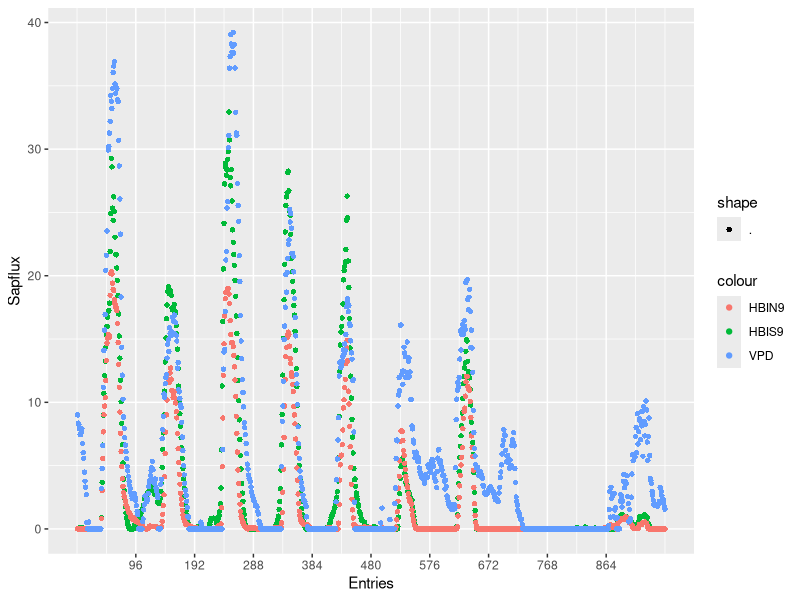
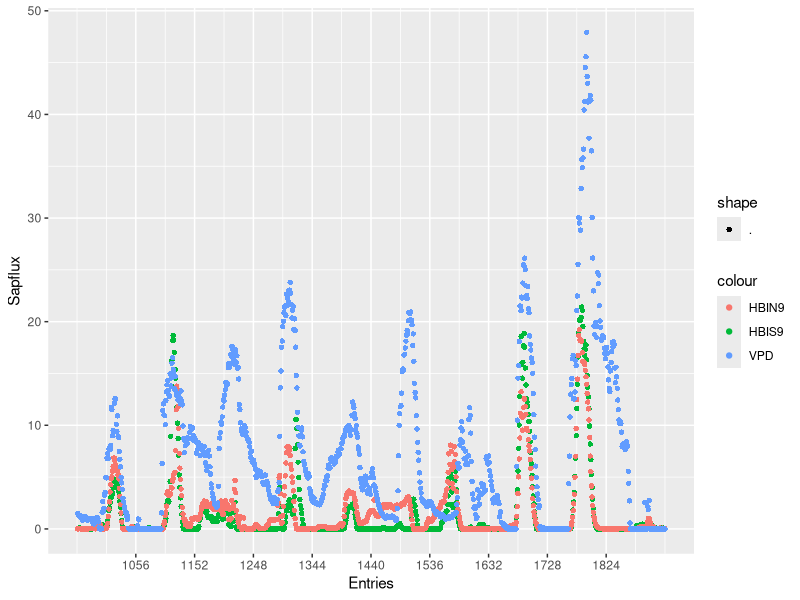
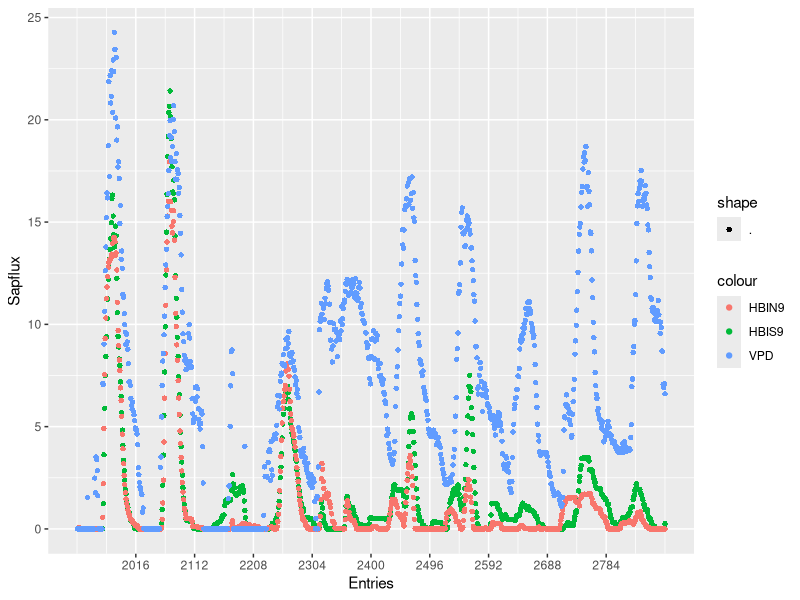
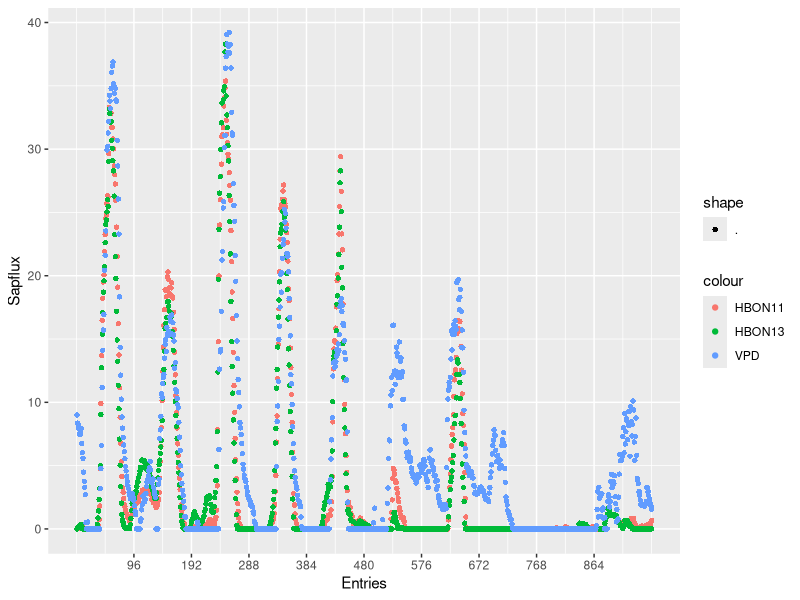
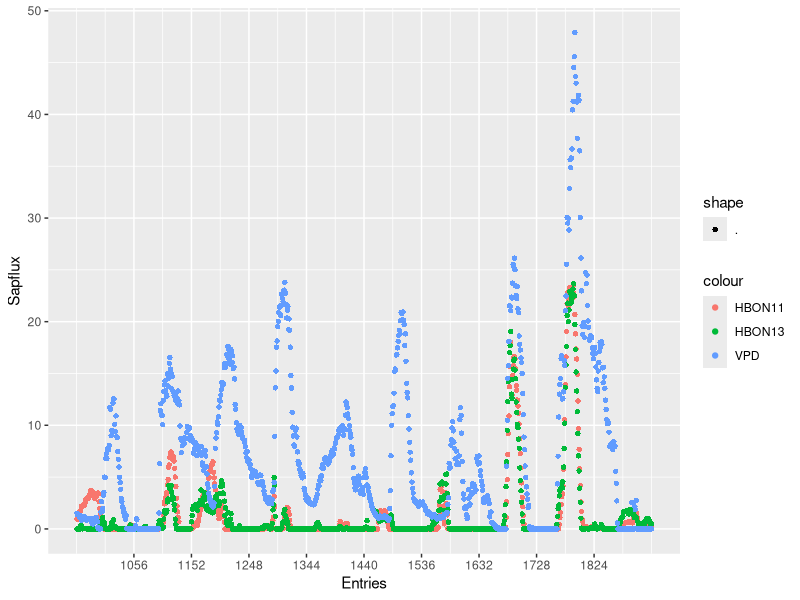
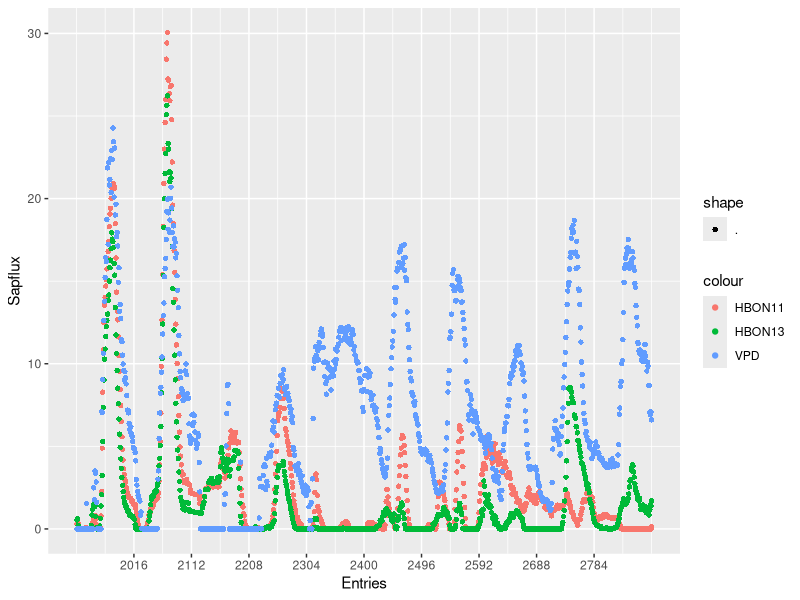
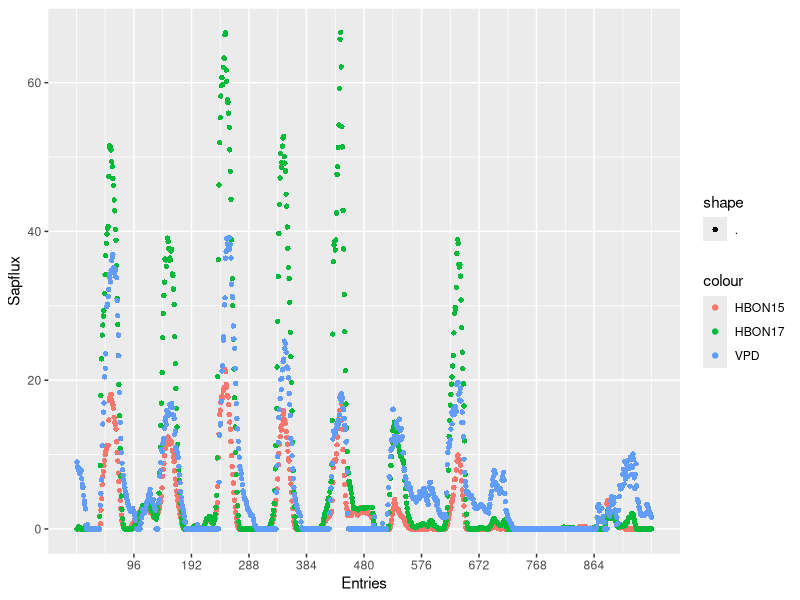
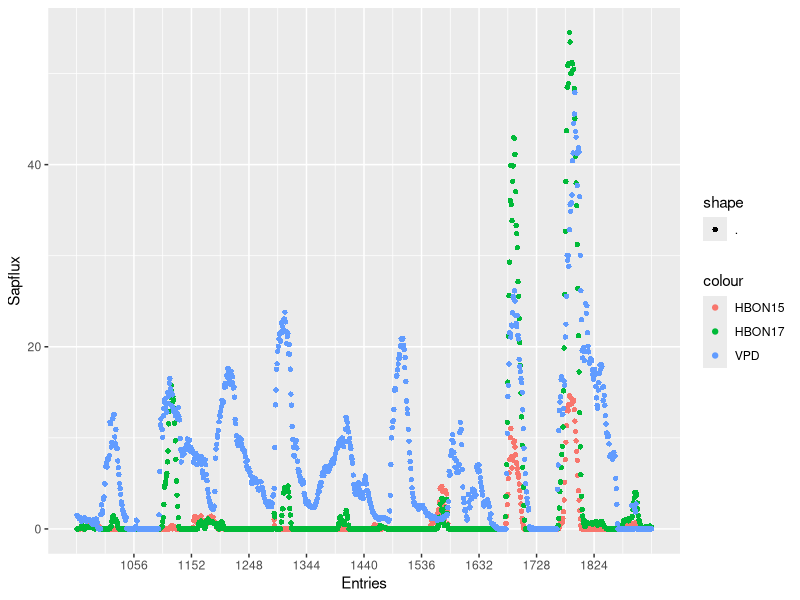

Here is the R script that generated these plots, in order: (Note: this script raises an error after producing the figures.)
## ---- chunk 1
knitr::opts_chunk$set(echo = TRUE)
library("dplyr")
library("tidyverse")
library("lubridate")

getwd()
raw1<-read.csv("../Data/Processed/KtoSap/Sap1.12.csv")
raw2<-read.csv("../Data/Processed/KtoSap/Sap2.12.csv")
raw3<-read.csv("../Data/Processed/KtoSap/Sap3.12.csv")
raw4<-read.csv("../Data/Processed/KtoSap/Sap4.12.csv")

## ---- chunk 2
raw4$Date<-as.Date(raw4$Date, format = "%m/%d/%Y")
raw4<-raw4%>%mutate_if(is.character, as.numeric)

S4.f10<-raw4[1:960,]
S4.s10<-raw4[961:1920,]
S4.t10<-raw4[1921:2880,]


HBI9.1<-ggplot(S4.f10, aes(Index))+
  scale_x_continuous(breaks = c(96,192,288,384,480,576,672,768,864))+
  geom_point(aes(y=HBIS9, color = "HBIS9",shape = "."))+
  geom_point(aes(y=HBIN9, color = "HBIN9",shape = "."))+
  geom_point(aes(y=VPD*30, color = "VPD", shape = "."))+
  xlab("Entries")+ylab("Sapflux")
HBI9.1
ggsave("../Data/Plots/Others/S4/12/HBI9.1.jpg", HBI9.1, height = 2, width = 45, units = "in", dpi = 500)

HBI9.2<-ggplot(S4.s10, aes(Index))+
  scale_x_continuous(breaks = c(1056,1152,1248,1344,1440,1536,1632,1728,1824))+
  geom_point(aes(y=HBIS9, color = "HBIS9",shape = "."))+
  geom_point(aes(y=HBIN9, color = "HBIN9",shape = "."))+
  geom_point(aes(y=VPD*30, color = "VPD", shape = "."))+
  xlab("Entries")+ylab("Sapflux")
HBI9.2
ggsave("../Data/Plots/Others/S4/12/HBI9.2.jpg", HBI9.2, height = 2, width = 45, units = "in", dpi = 500)

HBI9.3<-ggplot(S4.t10, aes(Index))+
  scale_x_continuous(breaks = c(2016,2112,2208,2304,2400,2496,2592,2688,2784))+
  geom_point(aes(y=HBIS9, color = "HBIS9",shape = "."))+
  geom_point(aes(y=HBIN9, color = "HBIN9",shape = "."))+
  geom_point(aes(y=VPD*30, color = "VPD", shape = "."))+
  xlab("Entries")+ylab("Sapflux")
HBI9.3
ggsave("../Data/Plots/Others/S4/12/HBI9.3.jpg", HBI9.3, height = 2, width = 45, units = "in", dpi = 500)


HBON1113.1<-ggplot(S4.f10, aes(Index))+
  scale_x_continuous(breaks = c(96,192,288,384,480,576,672,768,864))+
  geom_point(aes(y=HBON11, color = "HBON11",shape = "."))+
  geom_point(aes(y=HBON13, color = "HBON13",shape = "."))+
  geom_point(aes(y=VPD*30, color = "VPD", shape = "."))+
  xlab("Entries")+ylab("Sapflux")
HBON1113.1
ggsave("../Data/Plots/Others/S4/12/HBON1113.1.jpg", HBON1113.1, height = 2, width = 45, units = "in", dpi = 500)

HBON1113.2<-ggplot(S4.s10, aes(Index))+
  scale_x_continuous(breaks = c(1056,1152,1248,1344,1440,1536,1632,1728,1824))+
  geom_point(aes(y=HBON11, color = "HBON11",shape = "."))+
  geom_point(aes(y=HBON13, color = "HBON13",shape = "."))+
  geom_point(aes(y=VPD*30, color = "VPD", shape = "."))+
  xlab("Entries")+ylab("Sapflux")
HBON1113.2
ggsave("../Data/Plots/Others/S4/12/HBON1113.2.jpg", HBON1113.2, height = 2, width = 45, units = "in", dpi = 500)

HBON1113.3<-ggplot(S4.t10, aes(Index))+
  scale_x_continuous(breaks = c(2016,2112,2208,2304,2400,2496,2592,2688,2784))+
  geom_point(aes(y=HBON11, color = "HBON11",shape = "."))+
  geom_point(aes(y=HBON13, color = "HBON13",shape = "."))+
  geom_point(aes(y=VPD*30, color = "VPD", shape = "."))+
  xlab("Entries")+ylab("Sapflux")
HBON1113.3
ggsave("../Data/Plots/Others/S4/12/HBON1113.3.jpg", HBON1113.3, height = 2, width = 45, units = "in", dpi = 500)


HBON1517.1<-ggplot(S4.f10, aes(Index))+
  scale_x_continuous(breaks = c(96,192,288,384,480,576,672,768,864))+
  geom_point(aes(y=HBON15, color = "HBON15",shape = "."))+
  geom_point(aes(y=HBON17, color = "HBON17",shape = "."))+
  geom_point(aes(y=VPD*30, color = "VPD", shape = "."))+
  xlab("Entries")+ylab("Sapflux")
HBON1517.1
ggsave("../Data/Plots/Others/S4/12/HBON1517.1.jpg", HBON1517.1, height = 2, width = 45, units = "in", dpi = 500)

HBON1517.2<-ggplot(S4.s10, aes(Index))+
  scale_x_continuous(breaks = c(1056,1152,1248,1344,1440,1536,1632,1728,1824))+
  geom_point(aes(y=HBON15, color = "HBON15",shape = "."))+
  geom_point(aes(y=HBON17, color = "HBON17",shape = "."))+
  geom_point(aes(y=VPD*30, color = "VPD", shape = "."))+
  xlab("Entries")+ylab("Sapflux")
HBON1517.2
ggsave("../Data/Plots/Others/S4/12/HBON1517.2.jpg", HBON1517.2, height = 2, width = 45, units = "in", dpi = 500)


HBON1517.3<-ggplot(S4.t10, aes(Index))+
  scale_x_continuous(breaks = c(2016,2112,2208,2304,2400,2496,2592,2688,2784))+
  geom_point(aes(y=HBON15, color = "HBON15",shape = "."))+
  geom_point(aes(y=HBON17, color = "HBON17",shape = "."))+
  geom_point(aes(y=VPD*30, color = "VPD", shape = "."))+
  xlab("Entries")+ylab("Sapflux")
HBON1517.3
ggsave("../Data/Plots/Others/S4/12/HBON1517.3.jpg", HBON1517.3, height = 2, width = 45, units = "in", dpi = 500)

######HA##################################################HA#######################################################
HAI1.1<-ggplot(S4.f10, aes(Index))+
  scale_x_continuous(breaks = c(96,192,288,384,480,576,672,768,864))+
  geom_point(aes(y=HAIS1, color = "HAIS1",shape = "."))+
  geom_point(aes(y=HAIN1, color = "HAIN1",shape = "."))+
  geom_point(aes(y=VPD*30, color = "VPD", shape = "."))+
  xlab("Entries")+ylab("Sapflux")
HAI1.1
ggsave("../Data/Plots/Others/S4/12/HAI1.1.jpg", HAI1.1, height = 2, width = 45, units = "in", dpi = 500)

HAI1.2<-ggplot(S4.s10, aes(Index))+
  scale_x_continuous(breaks = c(1056,1152,1248,1344,1440,1536,1632,1728,1824))+
  geom_point(aes(y=HAIS1, color = "HAIS1",shape = "."))+
  geom_point(aes(y=HAIN1, color = "HAIN1",shape = "."))+
  geom_point(aes(y=VPD*30, color = "VPD", shape = "."))+
  xlab("Entries")+ylab("Sapflux")
HAI1.2
ggsave("../Data/Plots/Others/S4/12/HAI1.2.jpg", HAI1.2, height = 2, width = 45, units = "in", dpi = 500)

HAI1.3<-ggplot(S4.t10, aes(Index))+
  scale_x_continuous(breaks = c(2016,2112,2208,2304,2400,2496,2592,2688,2784))+
  geom_point(aes(y=HAIS1, color = "HAIS1",shape = "."))+
  geom_point(aes(y=HAIN1, color = "HAIN1",shape = "."))+
  geom_point(aes(y=VPD*30, color = "VPD", shape = "."))+
  xlab("Entries")+ylab("Sapflux")
HAI1.3
ggsave("../Data/Plots/Others/S4/12/HAI1.3.jpg", HAI1.3, height = 2, width = 45, units = "in", dpi = 500)


HAON57.1<-ggplot(S4.f10, aes(Index))+
  scale_x_continuous(breaks = c(96,192,288,384,480,576,672,768,864))+
  geom_point(aes(y=HAON5, color = "HAON5",shape = "."))+
  geom_point(aes(y=HAON7, color = "HAON7",shape = "."))+
  geom_point(aes(y=VPD*30, color = "VPD", shape = "."))+
  xlab("Entries")+ylab("Sapflux")
HAON57.1
ggsave("../Data/Plots/Others/S4/12/HAON57.1.jpg", HAON57.1, height = 2, width = 45, units = "in", dpi = 500)

HAON57.2<-ggplot(S4.s10, aes(Index))+
  scale_x_continuous(breaks = c(1056,1152,1248,1344,1440,1536,1632,1728,1824))+
  geom_point(aes(y=HAON5, color = "HAON5",shape = "."))+
  geom_point(aes(y=HAON7, color = "HAON7",shape = "."))+
  geom_point(aes(y=VPD*30, color = "VPD", shape = "."))+
  xlab("Entries")+ylab("Sapflux")
HAON57.2
ggsave("../Data/Plots/Others/S4/12/HAON57.2.jpg", HAON57.2, height = 2, width = 45, units = "in", dpi = 500)

HAON57.3<-ggplot(S4.t10, aes(Index))+
  scale_x_continuous(breaks = c(2016,2112,2208,2304,2400,2496,2592,2688,2784))+
  geom_point(aes(y=HAON5, color = "HAON5",shape = "."))+
  geom_point(aes(y=HAON7, color = "HAON7",shape = "."))+
  geom_point(aes(y=VPD*30, color = "VPD", shape = "."))+
  xlab("Entries")+ylab("Sapflux")
HAON57.3
ggsave("../Data/Plots/Others/S4/12/HAON57.3.jpg", HAON57.3, height = 2, width = 45, units = "in", dpi = 500)


## ---- chunk 3
raw3$Date<-as.Date(raw3$Date, format = "%m/%d/%Y")
raw3<-raw3%>%mutate_if(is.character, as.numeric)


S3.f10<-raw3[1:960,]
S3.s10<-raw3[961:1920,]
S3.t10<-raw3[1921:2880,]


LAI1.1<-ggplot(S3.f10, aes(Index))+
  scale_x_continuous(breaks = c(96,192,288,384,480,576,672,768,864))+
  geom_point(aes(y=LAIS1, color = "LAIS1",shape = "."))+
  geom_point(aes(y=LAIN1, color = "LAIN1",shape = "."))+
  geom_point(aes(y=VPD*30, color = "VPD", shape = "."))+
  xlab("Entries")+ylab("Sapflux")
LAI1.1
ggsave("../Data/Plots/Others/S3/12/LAI1.1.jpg", LAI1.1, height = 2, width = 45, units = "in", dpi = 500)

LAI1.2<-ggplot(S3.s10, aes(Index))+
  scale_x_continuous(breaks = c(1056,1152,1248,1344,1440,1536,1632,1728,1824))+
  geom_point(aes(y=LAIS1, color = "LAIS1",shape = "."))+
  geom_point(aes(y=LAIN1, color = "LAIN1",shape = "."))+
  geom_point(aes(y=VPD*30, color = "VPD", shape = "."))+
  xlab("Entries")+ylab("Sapflux")
LAI1.2
ggsave("../Data/Plots/Others/S3/12/LAI1.2.jpg", LAI1.2, height = 2, width = 45, units = "in", dpi = 500)

LAI1.3<-ggplot(S3.t10, aes(Index))+
  scale_x_continuous(breaks = c(2016,2112,2208,2304,2400,2496,2592,2688,2784))+
  geom_point(aes(y=LAIS1, color = "LAIS1",shape = "."))+
  geom_point(aes(y=LAIN1, color = "LAIN1",shape = "."))+
  geom_point(aes(y=VPD*30, color = "VPD", shape = "."))+
  xlab("Entries")+ylab("Sapflux")
LAI1.3
ggsave("../Data/Plots/Others/S3/12/LAI1.3.jpg", LAI1.3, height = 2, width = 45, units = "in", dpi = 500)

LAON35.1<-ggplot(S3.f10, aes(Index))+
  scale_x_continuous(breaks = c(96,192,288,384,480,576,672,768,864))+
  geom_point(aes(y=LAON3, color = "LAON3",shape = "."))+
  geom_point(aes(y=LAON5, color = "LAON5",shape = "."))+
  geom_point(aes(y=VPD*30, color = "VPD", shape = "."))+
  xlab("Entries")+ylab("Sapflux")
LAON35.1
ggsave("../Data/Plots/Others/S3/12/LAON35.1.jpg", LAON35.1, height = 2, width = 45, units = "in", dpi = 500)

LAON35.2<-ggplot(S3.s10, aes(Index))+
  scale_x_continuous(breaks = c(1056,1152,1248,1344,1440,1536,1632,1728,1824))+
  geom_point(aes(y=LAON3, color = "LAON3",shape = "."))+
  geom_point(aes(y=LAON5, color = "LAON5",shape = "."))+
  geom_point(aes(y=VPD*30, color = "VPD", shape = "."))+
  xlab("Entries")+ylab("Sapflux")
LAON35.2
ggsave("../Data/Plots/Others/S3/12/LAON35.2.jpg", LAON35.2, height = 2, width = 45, units = "in", dpi = 500)

LAON35.3<-ggplot(S3.t10, aes(Index))+
  scale_x_continuous(breaks = c(2016,2112,2208,2304,2400,2496,2592,2688,2784))+
  geom_point(aes(y=LAON3, color = "LAON3",shape = "."))+
  geom_point(aes(y=LAON5, color = "LAON5",shape = "."))+
  geom_point(aes(y=VPD*30, color = "VPD", shape = "."))+
  xlab("Entries")+ylab("Sapflux")
LAON35.3
ggsave("../Data/Plots/Others/S3/12/LAON35.3.jpg", LAON35.3, height = 2, width = 45, units = "in", dpi = 500)

LAON79.1<-ggplot(S3.f10, aes(Index))+
  scale_x_continuous(breaks = c(96,192,288,384,480,576,672,768,864))+
  geom_point(aes(y=LAON7, color = "LAON7",shape = "."))+
  geom_point(aes(y=LAON9, color = "LAON9",shape = "."))+
  geom_point(aes(y=VPD*30, color = "VPD", shape = "."))+
  xlab("Entries")+ylab("Sapflux")
LAON79.1
ggsave("../Data/Plots/Others/S3/12/LAON79.1.jpg", LAON79.1, height = 2, width = 45, units = "in", dpi = 500)

LAON79.2<-ggplot(S3.s10, aes(Index))+
  scale_x_continuous(breaks = c(1056,1152,1248,1344,1440,1536,1632,1728,1824))+
  geom_point(aes(y=LAON7, color = "LAON7",shape = "."))+
  geom_point(aes(y=LAON9, color = "LAON9",shape = "."))+
  geom_point(aes(y=VPD*30, color = "VPD", shape = "."))+
  xlab("Entries")+ylab("Sapflux")
LAON79.2
ggsave("../Data/Plots/Others/S3/12/LAON79.2.jpg", LAON79.2, height = 2, width = 45, units = "in", dpi = 500)

LAON79.3<-ggplot(S3.t10, aes(Index))+
  scale_x_continuous(breaks = c(2016,2112,2208,2304,2400,2496,2592,2688,2784))+
  geom_point(aes(y=LAON7, color = "LAON7",shape = "."))+
  geom_point(aes(y=LAON9, color = "LAON9",shape = "."))+
  geom_point(aes(y=VPD*30, color = "VPD", shape = "."))+
  xlab("Entries")+ylab("Sapflux")
LAON79.3
ggsave("../Data/Plots/Others/S3/12/LAON79.3.jpg", LAON79.3, height = 2, width = 45, units = "in", dpi = 500)

#######################LB####################################LB#####################
LBI10.1<-ggplot(S3.f10, aes(Index))+
  scale_x_continuous(breaks = c(96,192,288,384,480,576,672,768,864))+
  geom_point(aes(y=LBIS10, color = "LBIS10",shape = "."))+
  geom_point(aes(y=LBIN10, color = "LBIN10",shape = "."))+
  geom_point(aes(y=VPD*30, color = "VPD", shape = "."))+
  xlab("Entries")+ylab("Sapflux")
LBI10.1
ggsave("../Data/Plots/Others/S3/12/LBI10.1.jpg", LBI10.1, height = 2, width = 45, units = "in", dpi = 500)

LBI10.2<-ggplot(S3.s10, aes(Index))+
  scale_x_continuous(breaks = c(1056,1152,1248,1344,1440,1536,1632,1728,1824))+
  geom_point(aes(y=LBIS10, color = "LBIS10",shape = "."))+
  geom_point(aes(y=LBIN10, color = "LBIN10",shape = "."))+
  geom_point(aes(y=VPD*30, color = "VPD", shape = "."))+
  xlab("Entries")+ylab("Sapflux")
LBI10.2
ggsave("../Data/Plots/Others/S3/12/LBI10.2.jpg", LBI10.2, height = 2, width = 45, units = "in", dpi = 500)

LBI10.3<-ggplot(S3.t10, aes(Index))+
  scale_x_continuous(breaks = c(2016,2112,2208,2304,2400,2496,2592,2688,2784))+
  geom_point(aes(y=LBIS10, color = "LBIS10",shape = "."))+
  geom_point(aes(y=LBIN10, color = "LBIN10",shape = "."))+
  geom_point(aes(y=VPD*30, color = "VPD", shape = "."))+
  xlab("Entries")+ylab("Sapflux")
LBI10.3
ggsave("../Data/Plots/Others/S3/12/LBI10.3.jpg", LBI10.3, height = 2, width = 45, units = "in", dpi = 500)

LBON1315.1<-ggplot(S3.f10, aes(Index))+
  scale_x_continuous(breaks = c(96,192,288,384,480,576,672,768,864))+
  geom_point(aes(y=LBON13, color = "LBON13",shape = "."))+
  geom_point(aes(y=LBON15, color = "LBON15",shape = "."))+
  geom_point(aes(y=VPD*30, color = "VPD", shape = "."))+
  xlab("Entries")+ylab("Sapflux")
LBON1315.1
ggsave("../Data/Plots/Others/S3/12/LBON1315.1.jpg", LBON1315.1, height = 2, width = 45, units = "in", dpi = 500)

LBON1315.2<-ggplot(S3.s10, aes(Index))+
  scale_x_continuous(breaks = c(1056,1152,1248,1344,1440,1536,1632,1728,1824))+
  geom_point(aes(y=LBON13, color = "LBON13",shape = "."))+
  geom_point(aes(y=LBON15, color = "LBON15",shape = "."))+
  geom_point(aes(y=VPD*30, color = "VPD", shape = "."))+
  xlab("Entries")+ylab("Sapflux")
LBON1315.2
ggsave("../Data/Plots/Others/S3/12/LBON1315.2.jpg", LBON1315.2, height = 2, width = 45, units = "in", dpi = 500)

LBON1315.3<-ggplot(S3.t10, aes(Index))+
  scale_x_continuous(breaks = c(2016,2112,2208,2304,2400,2496,2592,2688,2784))+
  geom_point(aes(y=LBON13, color = "LBON13",shape = "."))+
  geom_point(aes(y=LBON15, color = "LBON15",shape = "."))+
  geom_point(aes(y=VPD*30, color = "VPD", shape = "."))+
  xlab("Entries")+ylab("Sapflux")
LBON1315.3
ggsave("../Data/Plots/Others/S3/12/LBON1315.3.jpg", LBON1315.3, height = 2, width = 45, units = "in", dpi = 500)

## ---- chunk 4
raw2$Date<-as.Date(raw2$Date, format = "%m/%d/%Y")
raw2<-raw2%>%mutate_if(is.character, as.numeric)

S2.f10<-raw2[1:960,]
S2.s10<-raw2[961:1920,]
S2.t10<-raw2[1921:2880,]

LCI1.1<-ggplot(S2.f10, aes(Index))+
  scale_x_continuous(breaks = c(96,192,288,384,480,576,672,768,864))+
  geom_point(aes(y=LCIS1, color = "LCIS1",shape = "."))+
  geom_point(aes(y=LCIN1, color = "LCIN1",shape = "."))+
  geom_point(aes(y=VPD*30, color = "VPD", shape = "."))+
  xlab("Entries")+ylab("Sapflux")
LCI1.1
ggsave("../Data/Plots/Others/S2/12/LCI1.1.jpg", LCI1.1, height = 2, width = 45, units = "in", dpi = 500)

LCI1.2<-ggplot(S2.s10, aes(Index))+
  scale_x_continuous(breaks = c(1056,1152,1248,1344,1440,1536,1632,1728,1824))+
  geom_point(aes(y=LCIS1, color = "LCIS1",shape = "."))+
  geom_point(aes(y=LCIN1, color = "LCIN1",shape = "."))+
  geom_point(aes(y=VPD*30, color = "VPD", shape = "."))+
  xlab("Entries")+ylab("Sapflux")
LCI1.2
ggsave("../Data/Plots/Others/S2/12/LCI1.2.jpg", LCI1.2, height = 2, width = 45, units = "in", dpi = 500)

LCI1.3<-ggplot(S2.t10, aes(Index))+
  scale_x_continuous(breaks = c(2016,2112,2208,2304,2400,2496,2592,2688,2784))+
  geom_point(aes(y=LCIS1, color = "LCIS1",shape = "."))+
  geom_point(aes(y=LCIN1, color = "LCIN1",shape = "."))+
  geom_point(aes(y=VPD*30, color = "VPD", shape = "."))+
  xlab("Entries")+ylab("Sapflux")
LCI1.3
ggsave("../Data/Plots/Others/S2/12/LCI1.3.jpg", LCI1.3, height = 2, width = 45, units = "in", dpi = 500)

LCON35.1<-ggplot(S2.f10, aes(Index))+
  scale_x_continuous(breaks = c(96,192,288,384,480,576,672,768,864))+
  geom_point(aes(y=LCON3, color = "LCON3",shape = "."))+
  geom_point(aes(y=LCON5, color = "LCON5",shape = "."))+
  geom_point(aes(y=VPD*30, color = "VPD", shape = "."))+
  xlab("Entries")+ylab("Sapflux")
LCON35.1
ggsave("../Data/Plots/Others/S2/12/LCON35.1.jpg", LCON35.1, height = 2, width = 45, units = "in", dpi = 500)

LCON35.2<-ggplot(S2.s10, aes(Index))+
  scale_x_continuous(breaks = c(1056,1152,1248,1344,1440,1536,1632,1728,1824))+
  geom_point(aes(y=LCON3, color = "LCON3",shape = "."))+
  geom_point(aes(y=LCON5, color = "LCON5",shape = "."))+
  geom_point(aes(y=VPD*30, color = "VPD", shape = "."))+
  xlab("Entries")+ylab("Sapflux")
LCON35.2
ggsave("../Data/Plots/Others/S2/12/LCON35.2.jpg", LCON35.2, height = 2, width = 45, units = "in", dpi = 500)

LCON35.3<-ggplot(S2.t10, aes(Index))+
  scale_x_continuous(breaks = c(2016,2112,2208,2304,2400,2496,2592,2688,2784))+
  geom_point(aes(y=LCON3, color = "LCON3",shape = "."))+
  geom_point(aes(y=LCON5, color = "LCON5",shape = "."))+
  geom_point(aes(y=VPD*30, color = "VPD", shape = "."))+
  xlab("Entries")+ylab("Sapflux")
LCON35.3
ggsave("../Data/Plots/Others/S2/12/LCON35.3.jpg", LCON35.3, height = 2, width = 45, units = "in", dpi = 500)

LCON79.1<-ggplot(S2.f10, aes(Index))+
  scale_x_continuous(breaks = c(96,192,288,384,480,576,672,768,864))+
  geom_point(aes(y=LCON7, color = "LCON7",shape = "."))+
  geom_point(aes(y=LCON9, color = "LCON9",shape = "."))+
  geom_point(aes(y=VPD*30, color = "VPD", shape = "."))+
  xlab("Entries")+ylab("Sapflux")
LCON79.1
ggsave("../Data/Plots/Others/S2/12/LCON79.1.jpg", LCON79.1, height = 2, width = 45, units = "in", dpi = 500)

LCON79.2<-ggplot(S2.s10, aes(Index))+
  scale_x_continuous(breaks = c(1056,1152,1248,1344,1440,1536,1632,1728,1824))+
  geom_point(aes(y=LCON7, color = "LCON7",shape = "."))+
  geom_point(aes(y=LCON9, color = "LCON9",shape = "."))+
  geom_point(aes(y=VPD*30, color = "VPD", shape = "."))+
  xlab("Entries")+ylab("Sapflux")
LCON79.2
ggsave("../Data/Plots/Others/S2/12/LCON79.2.jpg", LCON79.2, height = 2, width = 45, units = "in", dpi = 500)

LCON79.3<-ggplot(S2.t10, aes(Index))+
  scale_x_continuous(breaks = c(2016,2112,2208,2304,2400,2496,2592,2688,2784))+
  geom_point(aes(y=LCON7, color = "LCON7",shape = "."))+
  geom_point(aes(y=LCON9, color = "LCON9",shape = "."))+
  geom_point(aes(y=VPD*30, color = "VPD", shape = "."))+
  xlab("Entries")+ylab("Sapflux")
LCON79.3
ggsave("../Data/Plots/Others/S2/12/LCON79.3.jpg", LCON79.3, height = 2, width = 45, units = "in", dpi = 500)

###############################HO##################################HO###########
HOI10.1<-ggplot(S2.f10, aes(Index))+
  scale_x_continuous(breaks = c(96,192,288,384,480,576,672,768,864))+
  geom_point(aes(y=HOIS10, color = "HOIS10",shape = "."))+
  geom_point(aes(y=HOIN10, color = "HOIN10",shape = "."))+
  geom_point(aes(y=VPD*30, color = "VPD", shape = "."))+
  xlab("Entries")+ylab("Sapflux")
HOI10.1
ggsave("../Data/Plots/Others/S2/12/HOI10.1.jpg", HOI10.1, height = 2, width = 45, units = "in", dpi = 500)

HOI10.2<-ggplot(S2.s10, aes(Index))+
  scale_x_continuous(breaks = c(1056,1152,1248,1344,1440,1536,1632,1728,1824))+
  geom_point(aes(y=HOIS10, color = "HOIS10",shape = "."))+
  geom_point(aes(y=HOIN10, color = "HOIN10",shape = "."))+
  geom_point(aes(y=VPD*30, color = "VPD", shape = "."))+
  xlab("Entries")+ylab("Sapflux")
HOI10.2
ggsave("../Data/Plots/Others/S2/12/HOI10.2.jpg", HOI10.2, height = 2, width = 45, units = "in", dpi = 500)

HOI10.3<-ggplot(S2.t10, aes(Index))+
  scale_x_continuous(breaks = c(2016,2112,2208,2304,2400,2496,2592,2688,2784))+
  geom_point(aes(y=HOIS10, color = "HOIS10",shape = "."))+
  geom_point(aes(y=HOIN10, color = "HOIN10",shape = "."))+
  geom_point(aes(y=VPD*30, color = "VPD", shape = "."))+
  xlab("Entries")+ylab("Sapflux")
HOI10.3
ggsave("../Data/Plots/Others/S2/12/HOI10.3.jpg", HOI10.3, height = 2, width = 45, units = "in", dpi = 500)

HOON1315.1<-ggplot(S2.f10, aes(Index))+
  scale_x_continuous(breaks = c(96,192,288,384,480,576,672,768,864))+
  geom_point(aes(y=HOON13, color = "HOON13",shape = "."))+
  geom_point(aes(y=HOON15, color = "HOON15",shape = "."))+
  geom_point(aes(y=VPD*30, color = "VPD", shape = "."))+
  xlab("Entries")+ylab("Sapflux")
HOON1315.1
ggsave("../Data/Plots/Others/S2/12/HOON1315.1.jpg", HOON1315.1, height = 2, width = 45, units = "in", dpi = 500)

HOON1315.2<-ggplot(S2.s10, aes(Index))+
  scale_x_continuous(breaks = c(1056,1152,1248,1344,1440,1536,1632,1728,1824))+
  geom_point(aes(y=HOON13, color = "HOON13",shape = "."))+
  geom_point(aes(y=HOON15, color = "HOON15",shape = "."))+
  geom_point(aes(y=VPD*30, color = "VPD", shape = "."))+
  xlab("Entries")+ylab("Sapflux")
HOON1315.2
ggsave("../Data/Plots/Others/S2/12/HOON1315.2.jpg", HOON1315.2, height = 2, width = 45, units = "in", dpi = 500)

HOON1315.3<-ggplot(S2.t10, aes(Index))+
  scale_x_continuous(breaks = c(2016,2112,2208,2304,2400,2496,2592,2688,2784))+
  geom_point(aes(y=HOON13, color = "HOON13",shape = "."))+
  geom_point(aes(y=HOON15, color = "HOON15",shape = "."))+
  geom_point(aes(y=VPD*30, color = "VPD", shape = "."))+
  xlab("Entries")+ylab("Sapflux")
HOON1315.3
ggsave("../Data/Plots/Others/S2/12/HOON1315.3.jpg", HOON1315.3, height = 2, width = 45, units = "in", dpi = 500)
## ---- chunk 5
raw1$Date<-as.Date(raw1$Date, format = "%m/%d/%Y")
raw1<-raw1%>%mutate_if(is.character, as.numeric)

S1.f10<-raw1[1:960,]
S1.s10<-raw1[961:1920,]
S1.t10<-raw1[1921:2880,]

HCI89.1<-ggplot(S1.f10, aes(Index))+
  scale_x_continuous(breaks = c(96,192,288,384,480,576,672,768,864))+
  geom_point(aes(y=HCIS9, color = "HCIS9",shape = "."))+
  geom_point(aes(y=HCIN8, color = "HCIN8",shape = "."))+
  geom_point(aes(y=VPD*30, color = "VPD", shape = "."))+
  xlab("Entries")+ylab("Sapflux")
HCI89.1
ggsave("../Data/Plots/Others/S1/12/HCI89.1.jpg", HCI89.1, height = 2, width = 45, units = "in", dpi = 500)

HCI89.2<-ggplot(S1.s10, aes(Index))+
  scale_x_continuous(breaks = c(1056,1152,1248,1344,1440,1536,1632,1728,1824))+
  geom_point(aes(y=HCIS9, color = "HCIS9",shape = "."))+
  geom_point(aes(y=HCIN8, color = "HCIN8",shape = "."))+
  geom_point(aes(y=VPD*30, color = "VPD", shape = "."))+
  xlab("Entries")+ylab("Sapflux")
HCI89.2
ggsave("../Data/Plots/Others/S1/12/HCI89.2.jpg", HCI89.2, height = 2, width = 45, units = "in", dpi = 500)

HCI89.3<-ggplot(S1.t10, aes(Index))+
  scale_x_continuous(breaks = c(2016,2112,2208,2304,2400,2496,2592,2688,2784))+
  geom_point(aes(y=HCIS9, color = "HCIS9",shape = "."))+
  geom_point(aes(y=HCIN8, color = "HCIN8",shape = "."))+
  geom_point(aes(y=VPD*30, color = "VPD", shape = "."))+
  xlab("Entries")+ylab("Sapflux")
HCI89.3
ggsave("../Data/Plots/Others/S1/12/HCI89.3.jpg", HCI89.3, height = 2, width = 45, units = "in", dpi = 500)


HCON35.1<-ggplot(S1.f10, aes(Index))+
  scale_x_continuous(breaks = c(96,192,288,384,480,576,672,768,864))+
  geom_point(aes(y=HCON3, color = "HCON3",shape = "."))+
  geom_point(aes(y=HCON5, color = "HCON5",shape = "."))+
  geom_point(aes(y=VPD*30, color = "VPD", shape = "."))+
  xlab("Entries")+ylab("Sapflux")
HCON35.1
ggsave("../Data/Plots/Others/S1/12/HCON35.1.jpg", HCON35.1, height = 2, width = 45, units = "in", dpi = 500)

HCON35.2<-ggplot(S1.s10, aes(Index))+
  scale_x_continuous(breaks = c(1056,1152,1248,1344,1440,1536,1632,1728,1824))+
  geom_point(aes(y=HCON3, color = "HCON3",shape = "."))+
  geom_point(aes(y=HCON5, color = "HCON5",shape = "."))+
  geom_point(aes(y=VPD*30, color = "VPD", shape = "."))+
  xlab("Entries")+ylab("Sapflux")
HCON35.2
ggsave("../Data/Plots/Others/S1/12/HCON35.2.jpg", HCON35.2, height = 2, width = 45, units = "in", dpi = 500)

HCON35.3<-ggplot(S1.t10, aes(Index))+
  scale_x_continuous(breaks = c(2016,2112,2208,2304,2400,2496,2592,2688,2784))+
  geom_point(aes(y=HCON3, color = "HCON3",shape = "."))+
  geom_point(aes(y=HCON5, color = "HCON5",shape = "."))+
  geom_point(aes(y=VPD*30, color = "VPD", shape = "."))+
  xlab("Entries")+ylab("Sapflux")
HCON35.3
ggsave("../Data/Plots/Others/S1/12/HCON35.3.jpg", HCON35.3, height = 2, width = 45, units = "in", dpi = 500)

HCOS7N9.1<-ggplot(S1.f10, aes(Index))+
  scale_x_continuous(breaks = c(96,192,288,384,480,576,672,768,864))+
  geom_point(aes(y=HCOS7, color = "HCOS7",shape = "."))+
  geom_point(aes(y=HCON9, color = "HCON9",shape = "."))+
  geom_point(aes(y=VPD*30, color = "VPD", shape = "."))+
  xlab("Entries")+ylab("Sapflux")
HCOS7N9.1
ggsave("../Data/Plots/Others/S1/12/HCOS7N9.1.jpg", HCOS7N9.1, height = 2, width = 45, units = "in", dpi = 500)

HCOS7N9.2<-ggplot(S1.s10, aes(Index))+
  scale_x_continuous(breaks = c(1056,1152,1248,1344,1440,1536,1632,1728,1824))+
  geom_point(aes(y=HCOS7, color = "HCOS7",shape = "."))+
  geom_point(aes(y=HCON9, color = "HCON9",shape = "."))+
  geom_point(aes(y=VPD*30, color = "VPD", shape = "."))+
  xlab("Entries")+ylab("Sapflux")
HCOS7N9.2
ggsave("../Data/Plots/Others/S1/12/HCOS7N9.2.jpg", HCOS7N9.2, height = 2, width = 45, units = "in", dpi = 500)

HCOS7N9.3<-ggplot(S1.t10, aes(Index))+
  scale_x_continuous(breaks = c(2016,2112,2208,2304,2400,2496,2592,2688,2784))+
  geom_point(aes(y=HCOS7, color = "HCOS7",shape = "."))+
  geom_point(aes(y=HCON9, color = "HCON9",shape = "."))+
  geom_point(aes(y=VPD*30, color = "VPD", shape = "."))+
  xlab("Entries")+ylab("Sapflux")
HCOS7N9.3
ggsave("../Data/Plots/Others/S1/12/HCOS7N9.3.jpg", HCOS7N9.3, height = 2, width = 45, units = "in", dpi = 500)

##########LO###############LO##############################
LOI10.1<-ggplot(S1.f10, aes(Index))+
  scale_x_continuous(breaks = c(96,192,288,384,480,576,672,768,864))+
  geom_point(aes(y=LOIS10, color = "LOIS10",shape = "."))+
  geom_point(aes(y=LOIN10, color = "LOIN10",shape = "."))+
  geom_point(aes(y=VPD*30, color = "VPD", shape = "."))+
  xlab("Entries")+ylab("Sapflux")
LOI10.1
ggsave("../Data/Plots/Others/S1/12/LOI10.1.jpg", LOI10.1, height = 2, width = 45, units = "in", dpi = 500)

LOI10.2<-ggplot(S1.s10, aes(Index))+
  scale_x_continuous(breaks = c(1056,1152,1248,1344,1440,1536,1632,1728,1824))+
  geom_point(aes(y=LOIS10, color = "LOIS10",shape = "."))+
  geom_point(aes(y=LOIN10, color = "LOIN10",shape = "."))+
  geom_point(aes(y=VPD*30, color = "VPD", shape = "."))+
  xlab("Entries")+ylab("Sapflux")
LOI10.2
ggsave("../Data/Plots/Others/S1/12/LOI10.2.jpg", LOI10.2, height = 2, width = 45, units = "in", dpi = 500)

LOI10.3<-ggplot(S1.t10, aes(Index))+
  scale_x_continuous(breaks = c(2016,2112,2208,2304,2400,2496,2592,2688,2784))+
  geom_point(aes(y=LOIS10, color = "LOIS10",shape = "."))+
  geom_point(aes(y=LOIN10, color = "LOIN10",shape = "."))+
  geom_point(aes(y=VPD*30, color = "VPD", shape = "."))+
  xlab("Entries")+ylab("Sapflux")
LOI10.3
ggsave("../Data/Plots/Others/S1/12/LOI10.3.jpg", LOI10.3, height = 2, width = 45, units = "in", dpi = 500)


LOON1316.1<-ggplot(S1.f10, aes(Index))+
  scale_x_continuous(breaks = c(96,192,288,384,480,576,672,768,864))+
  geom_point(aes(y=LOON13, color = "LOON13",shape = "."))+
  geom_point(aes(y=LOON16, color = "LOON16",shape = "."))+
  geom_point(aes(y=VPD*30, color = "VPD", shape = "."))+
  xlab("Entries")+ylab("Sapflux")
LOON1316.1
ggsave("../Data/Plots/Others/S1/12/LOON1316.1.jpg", LOON1316.1, height = 2, width = 45, units = "in", dpi = 500)

LOON1316.2<-ggplot(S1.s10, aes(Index))+
  scale_x_continuous(breaks = c(1056,1152,1248,1344,1440,1536,1632,1728,1824))+
  geom_point(aes(y=LOON13, color = "LOON13",shape = "."))+
  geom_point(aes(y=LOON16, color = "LOON16",shape = "."))+
  geom_point(aes(y=VPD*30, color = "VPD", shape = "."))+
  xlab("Entries")+ylab("Sapflux")
LOON1316.2
ggsave("../Data/Plots/Others/S1/12/LOON1316.2.jpg", LOON1316.2, height = 2, width = 45, units = "in", dpi = 500)

LOON1316.3<-ggplot(S1.t10, aes(Index))+
  scale_x_continuous(breaks = c(2016,2112,2208,2304,2400,2496,2592,2688,2784))+
  geom_point(aes(y=LOON13, color = "LOON13",shape = "."))+
  geom_point(aes(y=LOON16, color = "LOON16",shape = "."))+
  geom_point(aes(y=VPD*30, color = "VPD", shape = "."))+
  xlab("Entries")+ylab("Sapflux")
LOON1316.3
ggsave("../Data/Plots/Others/S1/12/LOON1316.3.jpg", LOON1316.3, height = 2, width = 45, units = "in", dpi = 500)
